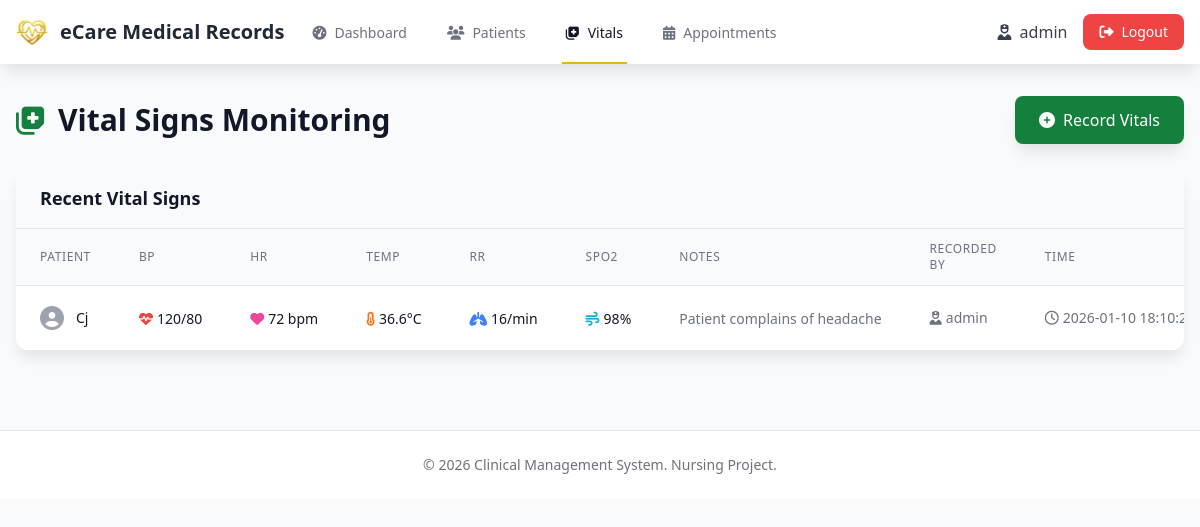
/vitals (signed in), run on an earlier commit of the app's database.
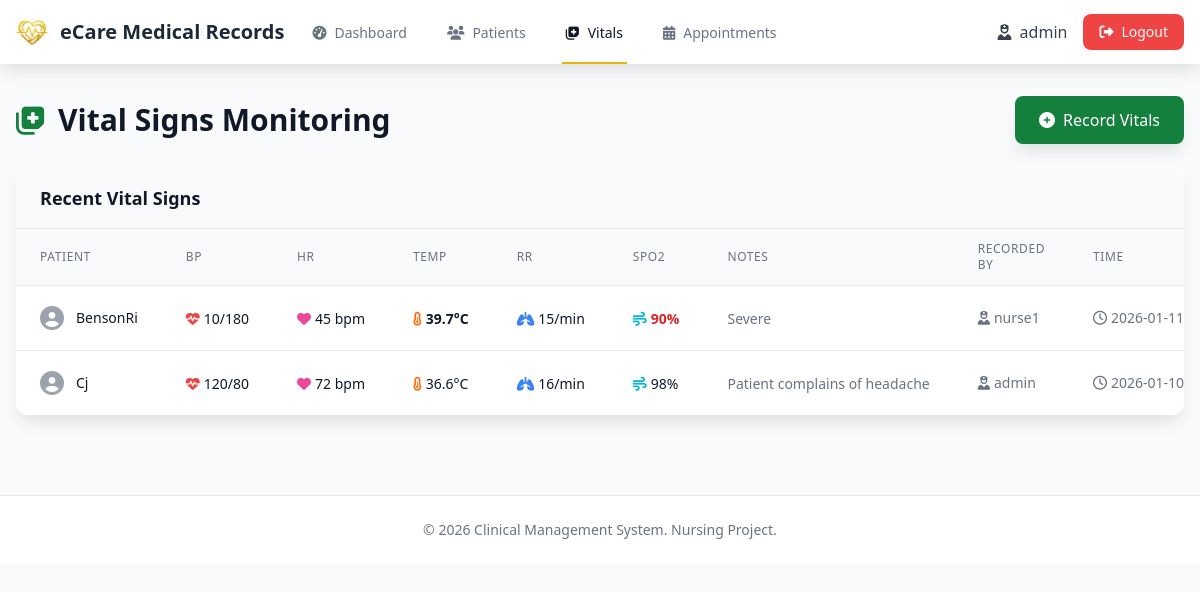
And on a later commit of the database.
### tables this page shows
CREATE TABLE vitals (
            id INTEGER PRIMARY KEY AUTOINCREMENT,
            patient_id INTEGER NOT NULL,
            blood_pressure TEXT NOT NULL,
            heart_rate INTEGER NOT NULL,
            temperature REAL NOT NULL,
            respiratory_rate INTEGER NOT NULL,
            oxygen_saturation INTEGER,
            notes TEXT,
            recorded_by TEXT NOT NULL,
            recorded_at TIMESTAMP DEFAULT CURRENT_TIMESTAMP,
            FOREIGN KEY (patient_id) REFERENCES patients (id) ON DELETE CASCADE
        );

CREATE TABLE patients (
            id INTEGER PRIMARY KEY AUTOINCREMENT,
            name TEXT NOT NULL,
            age INTEGER NOT NULL,
            gender TEXT NOT NULL,
            blood_type TEXT,
            allergies TEXT,
            contact TEXT,
            address TEXT,
            created_at TIMESTAMP DEFAULT CURRENT_TIMESTAMP,
            updated_at TIMESTAMP DEFAULT CURRENT_TIMESTAMP
        );

### app.py (the view)
@app.route('/vitals')
@login_required
def vitals():
    db = get_db()
    patients_list = db.execute('SELECT * FROM patients ORDER BY name').fetchall()
    recent_vitals = db.execute(
        '''SELECT v.*, p.name as patient_name
           FROM vitals v
           JOIN patients p ON v.patient_id = p.id
           ORDER BY v.recorded_at DESC
           LIMIT 20'''
    ).fetchall()
    return render_template('vitals.html', patients=patients_list, vitals=recent_vitals)

### app.py (called while the page is built)
def login_required(f):
    @wraps(f)
    def decorated_function(*args, **kwargs):
        if 'user_id' not in session:
            flash('Please log in to access this page.', 'warning')
            return redirect(url_for('login'))
        return f(*args, **kwargs)
    return decorated_function

### models/database.py (called while the page is built)
def get_db():
    if 'db' not in g:
        g.db = sqlite3.connect(
            current_app.config['DATABASE'],
            detect_types=sqlite3.PARSE_DECLTYPES
        )
        g.db.row_factory = sqlite3.Row
    return g.db

### templates/vitals.html (shortened to what this page needs)
{% extends "layout.html" %}
{% block content %}
<div class="slide-in">
    <div class="flex justify-between items-center mb-6">
        <h1 class="text-3xl font-bold text-gray-900">
            <i class="fas fa-notes-medical mr-3 text-green-700"></i>Vital Signs Monitoring
        </h1>
        <button onclick="openVitalsModal()"
                class="bg-green-700 hover:bg-green-800 text-white px-6 py-3 rounded-lg font-medium shadow-lg">
            <i class="fas fa-plus-circle mr-2"></i>Record Vitals
        </button>
    </div>
    <div class="bg-white rounded-xl shadow-lg overflow-hidden">
        <div class="px-6 py-4 bg-gray-50 border-b">
            <h2 class="text-lg font-semibold text-gray-900">Recent Vital Signs</h2>
        </div>
        {% if vitals %}
        <div class="overflow-x-auto">
            <table class="min-w-full divide-y divide-gray-200">
                <thead class="bg-gray-50">
                    <tr>
                        <th class="px-6 py-3 text-left text-xs font-medium text-gray-500 uppercase tracking-wider">Patient</th>
                        <th class="px-6 py-3 text-left text-xs font-medium text-gray-500 uppercase tracking-wider">BP</th>
                        <th class="px-6 py-3 text-left text-xs font-medium text-gray-500 uppercase tracking-wider">HR</th>
                        <th class="px-6 py-3 text-left text-xs font-medium text-gray-500 uppercase tracking-wider">Temp</th>
                        <th class="px-6 py-3 text-left text-xs font-medium text-gray-500 uppercase tracking-wider">RR</th>
                        <th class="px-6 py-3 text-left text-xs font-medium text-gray-500 uppercase tracking-wider">SpO2</th>
                        <th class="px-6 py-3 text-left text-xs font-medium text-gray-500 uppercase tracking-wider">Notes</th>
                        <th class="px-6 py-3 text-left text-xs font-medium text-gray-500 uppercase tracking-wider">Recorded By</th>
                        <th class="px-6 py-3 text-left text-xs font-medium text-gray-500 uppercase tracking-wider">Time</th>
                    </tr>
                </thead>
                <tbody class="bg-white divide-y divide-gray-200">
                    {% for vital in vitals %}
                    <tr class="hover:bg-gray-50">
                        <td class="px-6 py-4 whitespace-nowrap">
                            <div class="flex items-center">
                                <i class="fas fa-user-circle text-gray-400 text-2xl mr-3"></i>
                                <span class="text-sm font-medium text-gray-900">{{ vital.patient_name }}</span>
                            </div>
                        </td>
                        <td class="px-6 py-4 whitespace-nowrap">
                            <span class="text-sm {% if vital.blood_pressure %}text-gray-900{% else %}text-gray-400{% endif %}">
                                <i class="fas fa-heartbeat mr-1 text-red-500"></i>{{ vital.blood_pressure }}
                            </span>
                        </td>
                        <td class="px-6 py-4 whitespace-nowrap">
                            <span class="text-sm text-gray-900">
                                <i class="fas fa-heart mr-1 text-pink-500"></i>{{ vital.heart_rate }} bpm
                            </span>
                        </td>
                        <td class="px-6 py-4 whitespace-nowrap">
                            <span class="text-sm text-gray-900 {% if vital.temperature > 38 %}text-red-600 font-semibold{% elif vital.temperature < 36 %}text-blue-600 font-semibold{% endif %}">
                                <i class="fas fa-thermometer-half mr-1 text-orange-500"></i>{{ vital.temperature }}°C
                            </span>
                        </td>
                        <td class="px-6 py-4 whitespace-nowrap">
                            <span class="text-sm text-gray-900">
                                <i class="fas fa-lungs mr-1 text-blue-500"></i>{{ vital.respiratory_rate }}/min
                            </span>
                        </td>
                        <td class="px-6 py-4 whitespace-nowrap">
                            {% if vital.oxygen_saturation %}
                            <span class="text-sm {% if vital.oxygen_saturation < 95 %}text-red-600 font-semibold{% else %}text-gray-900{% endif %}">
                                <i class="fas fa-wind mr-1 text-cyan-500"></i>{{ vital.oxygen_saturation }}%
                            </span>
                            {% else %}
                            <span class="text-sm text-gray-400">N/A</span>
                            {% endif %}
                        </td>
                        <td class="px-6 py-4 max-w-xs truncate">
                            <span class="text-sm text-gray-500">{{ vital.notes or '-' }}</span>
                        </td>
                        <td class="px-6 py-4 whitespace-nowrap text-sm text-gray-500">
                            <i class="fas fa-user-nurse mr-1"></i>{{ vital.recorded_by }}
                        </td>
                        <td class="px-6 py-4 whitespace-nowrap text-sm text-gray-500">
                            <i class="far fa-clock mr-1"></i>{{ vital.recorded_at }}
                        </td>
                    </tr>
                    {% endfor %}
                </tbody>
            </table>
        </div>
        {% else %}
        <div class="text-center py-12 text-gray-500">
            <i class="fas fa-file-medical text-5xl mb-4"></i>
            <p class="text-lg">No vital signs recorded yet.</p>
        </div>
        {% endif %}
    </div>
</div>
{% endblock %}

### templates/layout.html (shortened to what this page needs)
<!DOCTYPE html>
<html lang="en">
<head>
    <script src="https://cdn.tailwindcss.com"></script>
    <link rel="stylesheet" href="https://cdnjs.cloudflare.com/ajax/libs/font-awesome/6.4.0/css/all.min.css">
</head>
<body class="bg-gray-50 min-h-screen">
    {% if session.user_id %}
    <nav class="bg-white shadow-lg">
        <div class="max-w-7xl mx-auto px-4 sm:px-6 lg:px-8">
            <div class="flex justify-between h-16">
                <div class="flex">
                    <div class="flex-shrink-0 flex items-center">
                        <img src="{{ url_for('static', filename='images/heart-logo.png') }}" alt="Heart Logo" class="w-8 h-8 object-contain mr-3">
                        <span class="text-xl font-bold text-gray-800">eCare Medical Records</span>
                    </div>
                    <div class="hidden sm:ml-6 sm:flex sm:space-x-8">
                        <a href="{{ url_for('dashboard') }}"
                           class="{% if request.endpoint == 'dashboard' %}border-yellow-500 text-gray-900{% else %}border-transparent text-gray-500 hover:border-gray-300 hover:text-gray-700{% endif %} inline-flex items-center px-1 pt-1 border-b-2 text-sm font-medium">
                            <i class="fas fa-tachometer-alt mr-2"></i> Dashboard
                        </a>
                        <a href="{{ url_for('patients') }}"
                           class="{% if request.endpoint == 'patients' %}border-yellow-500 text-gray-900{% else %}border-transparent text-gray-500 hover:border-gray-300 hover:text-gray-700{% endif %} inline-flex items-center px-1 pt-1 border-b-2 text-sm font-medium">
                            <i class="fas fa-users mr-2"></i> Patients
                        </a>
                        <a href="{{ url_for('vitals') }}"
                           class="{% if request.endpoint == 'vitals' %}border-yellow-500 text-gray-900{% else %}border-transparent text-gray-500 hover:border-gray-300 hover:text-gray-700{% endif %} inline-flex items-center px-1 pt-1 border-b-2 text-sm font-medium">
                            <i class="fas fa-notes-medical mr-2"></i> Vitals
                        </a>
                        <a href="{{ url_for('appointments') }}"
                           class="{% if request.endpoint == 'appointments' %}border-yellow-500 text-gray-900{% else %}border-transparent text-gray-500 hover:border-gray-300 hover:text-gray-700{% endif %} inline-flex items-center px-1 pt-1 border-b-2 text-sm font-medium">
                            <i class="fas fa-calendar-alt mr-2"></i> Appointments
                        </a>
                    </div>
                </div>
                <div class="flex items-center">
                    <span class="text-gray-700 mr-4">
                        <i class="fas fa-user-nurse mr-2"></i>{{ session.username }}
                    </span>
                    <a href="{{ url_for('logout') }}"
                       class="bg-red-500 hover:bg-red-600 text-white px-4 py-2 rounded-lg text-sm font-medium">
                        <i class="fas fa-sign-out-alt mr-2"></i>Logout
                    </a>
                </div>
            </div>
        </div>
    </nav>
    {% endif %}
    <main class="max-w-7xl mx-auto px-4 sm:px-6 lg:px-8 py-8">
        {% block content %}{% endblock %}
    </main>
    <footer class="bg-white border-t mt-12">
        <div class="max-w-7xl mx-auto px-4 sm:px-6 lg:px-8 py-6">
            <p class="text-center text-gray-500 text-sm">
                &copy; 2026 Clinical Management System. Nursing Project.
            </p>
        </div>
    </footer>
</body>
</html>

### templates/layout.html (style rules this page uses)
* { box-sizing: border-box; margin: 0; padding: 0; }
body { font-family: system-ui, -apple-system, sans-serif; line-height: 1.6; }
.slide-in { animation: slideIn 0.3s ease-out; }
.bg-gray-50 { background-color: #f9fafb !important; }
.bg-white { background-color: #ffffff !important; }
.text-gray-900 { color: #111827 !important; }
.text-gray-700 { color: #374151 !important; }
.text-gray-500 { color: #6b7280 !important; }
.shadow-lg { box-shadow: 0 10px 15px -3px rgba(0, 0, 0, 0.1) !important; }
.rounded-lg { border-radius: 0.5rem !important; }
.px-4 { padding-left: 1rem !important; padding-right: 1rem !important; }
.py-2 { padding-top: 0.5rem !important; padding-bottom: 0.5rem !important; }
.py-4 { padding-top: 1rem !important; padding-bottom: 1rem !important; }
.py-8 { padding-top: 2rem !important; padding-bottom: 2rem !important; }
.mb-6 { margin-bottom: 1.5rem !important; }
.text-center { text-align: center !important; }
.font-bold { font-weight: 700 !important; }
.text-3xl { font-size: 1.875rem !important; line-height: 2.25rem !important; }
.min-h-screen { min-height: 100vh !important; }

What changed in the data, as far as the page shows it:
added vitals: patient_name "BensonRi", blood_pressure "10/180", heart_rate "45", temperature "39.7", respiratory_rate "15", oxygen_saturation "90", notes "Severe", recorded_by "nurse1", recorded_at "2026-01-11…"
